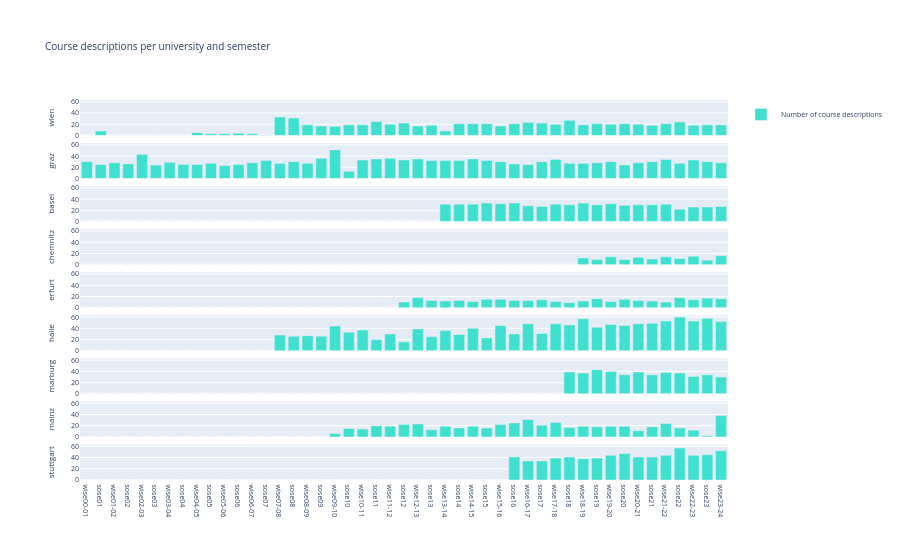

Source (notebook cell):
### Markdown cell above
# Figure 2 (only course descriptions)

### Code cell
columns = [col for col in df.columns if "semester" not in col and "Titel" not in col]
fig = make_subplots(rows=len(columns), cols=1, shared_xaxes=True, vertical_spacing=0.02, shared_yaxes='all')

rowcounter = 1

for col in columns:
    if rowcounter > 1:
        show_legend = False
    else:
        show_legend = True
    
    stadt = col.split("_")[1]
    name = "Number of course descriptions"
    color="turquoise"
    
    fig.add_bar(
        x=df.semester.to_list(),
        y=df[col].to_list(),
        marker=dict(color=color),
        name=name,
        row=rowcounter, col=1,\
        showlegend= show_legend)
    axis = "yaxis" + str(rowcounter)
    fig['layout'][axis]['title']= stadt
    rowcounter+=1

fig.update_layout(height=600)

fig.update_layout(
    title="Course descriptions per university and semester",
    font=dict(
        size=7,
    ))

fig.write_image("figures/total_numbers2.png", scale=2)
fig.show()

### Figure 1 — Plotly figure (JSON) as saved in the notebook; plotly's stock layout.template omitted (floating-point values rounded to 4 significant figures)
{"data": [{"marker": {"color": "turquoise"}, "name": "Number of course descriptions", "showlegend": true, "type": "bar", "x": ["wise00-01", "sose01", "wise01-02", "sose02", "wise02-03", "sose03", "wise03-04", "sose04", "wise04-05", "sose05", "wise05-06", "sose06", "wise06-07", "sose07", "wise07-08", "sose08", "wise08-09", "sose09", "wise09-10", "sose10", "wise10-11", "sose11", "wise11-12", "sose12", "wise12-13", "sose13", "wise13-14", "sose14", "wise14-15", "sose15", "wise15-16", "sose16", "wise16-17", "sose17", "wise17-18", "sose18", "wise18-19", "sose19", "wise19-20", "sose20", "wise20-21", "sose21", "wise21-22", "sose22", "wise22-23", "sose23", "wise23-24"], "xaxis": "x", "y": [0, 8, 0, 0, 0, 0, 0, 0, 5, 3, 3, 4, 3, 1, 33, 31, 19, 17, 16, 19, 19, 25, 20, 22, 17, 18, 8, 21, 21, 21, 17, 21, 23, 22, 20, 27, 19, 21, 20, 21, 20, 18, 21, 24, 18, 19, 19], "yaxis": "y"}, {"marker": {"color": "turquoise"}, "name": "Number of course descriptions", "showlegend": false, "type": "bar", "x": ["wise00-01", "sose01", "wise01-02", "sose02", "wise02-03", "sose03", "wise03-04", "sose04", "wise04-05", "sose05", "wise05-06", "sose06", "wise06-07", "sose07", "wise07-08", "sose08", "wise08-09", "sose09", "wise09-10", "sose10", "wise10-11", "sose11", "wise11-12", "sose12", "wise12-13", "sose13", "wise13-14", "sose14", "wise14-15", "sose15", "wise15-16", "sose16", "wise16-17", "sose17", "wise17-18", "sose18", "wise18-19", "sose19", "wise19-20", "sose20", "wise20-21", "sose21", "wise21-22", "sose22", "wise22-23", "sose23", "wise23-24"], "xaxis": "x2", "y": [30, 25, 28, 26, 43, 24, 29, 25, 25, 27, 23, 25, 28, 32, 27, 30, 27, 36, 51, 13, 33, 35, 36, 33, 35, 32, 32, 32, 35, 32, 30, 26, 25, 30, 34, 27, 27, 28, 30, 24, 28, 30, 34, 27, 33, 30, 28], "yaxis": "y2"}, {"marker": {"color": "turquoise"}, "name": "Number of course descriptions", "showlegend": false, "type": "bar", "x": ["wise00-01", "sose01", "wise01-02", "sose02", "wise02-03", "sose03", "wise03-04", "sose04", "wise04-05", "sose05", "wise05-06", "sose06", "wise06-07", "sose07", "wise07-08", "sose08", "wise08-09", "sose09", "wise09-10", "sose10", "wise10-11", "sose11", "wise11-12", "sose12", "wise12-13", "sose13", "wise13-14", "sose14", "wise14-15", "sose15", "wise15-16", "sose16", "wise16-17", "sose17", "wise17-18", "sose18", "wise18-19", "sose19", "wise19-20", "sose20", "wise20-21", "sose21", "wise21-22", "sose22", "wise22-23", "sose23", "wise23-24"], "xaxis": "x3", "y": [0, 0, 0, 0, 0, 0, 0, 0, 0, 0, 0, 0, 0, 0, 0, 0, 0, 0, 0, 0, 0, 0, 0, 0, 0, 0, 31, 31, 31, 33, 32, 33, 28, 27, 31, 30, 33, 30, 32, 29, 30, 30, 31, 22, 26, 26, 27], "yaxis": "y3"}, {"marker": {"color": "turquoise"}, "name": "Number of course descriptions", "showlegend": false, "type": "bar", "x": ["wise00-01", "sose01", "wise01-02", "sose02", "wise02-03", "sose03", "wise03-04", "sose04", "wise04-05", "sose05", "wise05-06", "sose06", "wise06-07", "sose07", "wise07-08", "sose08", "wise08-09", "sose09", "wise09-10", "sose10", "wise10-11", "sose11", "wise11-12", "sose12", "wise12-13", "sose13", "wise13-14", "sose14", "wise14-15", "sose15", "wise15-16", "sose16", "wise16-17", "sose17", "wise17-18", "sose18", "wise18-19", "sose19", "wise19-20", "sose20", "wise20-21", "sose21", "wise21-22", "sose22", "wise22-23", "sose23", "wise23-24"], "xaxis": "x4", "y": [0, 0, 0, 0, 0, 0, 0, 0, 0, 0, 0, 0, 0, 0, 0, 0, 0, 0, 0, 0, 0, 0, 0, 0, 0, 0, 0, 0, 0, 0, 0, 0, 0, 0, 0, 0, 12, 9, 14, 9, 13, 10, 14, 11, 15, 8, 16], "yaxis": "y4"}, {"marker": {"color": "turquoise"}, "name": "Number of course descriptions", "showlegend": false, "type": "bar", "x": ["wise00-01", "sose01", "wise01-02", "sose02", "wise02-03", "sose03", "wise03-04", "sose04", "wise04-05", "sose05", "wise05-06", "sose06", "wise06-07", "sose07", "wise07-08", "sose08", "wise08-09", "sose09", "wise09-10", "sose10", "wise10-11", "sose11", "wise11-12", "sose12", "wise12-13", "sose13", "wise13-14", "sose14", "wise14-15", "sose15", "wise15-16", "sose16", "wise16-17", "sose17", "wise17-18", "sose18", "wise18-19", "sose19", "wise19-20", "sose20", "wise20-21", "sose21", "wise21-22", "sose22", "wise22-23", "sose23", "wise23-24"], "xaxis": "x5", "y": [0, 0, 0, 0, 0, 0, 0, 0, 0, 0, 0, 0, 0, 0, 0, 0, 0, 0, 0, 0, 0, 0, 0, 10, 18, 13, 12, 13, 11, 15, 15, 13, 13, 14, 11, 9, 12, 16, 11, 15, 13, 12, 10, 18, 14, 17, 16], "yaxis": "y5"}, {"marker": {"color": "turquoise"}, "name": "Number of course descriptions", "showlegend": false, "type": "bar", "x": ["wise00-01", "sose01", "wise01-02", "sose02", "wise02-03", "sose03", "wise03-04", "sose04", "wise04-05", "sose05", "wise05-06", "sose06", "wise06-07", "sose07", "wise07-08", "sose08", "wise08-09", "sose09", "wise09-10", "sose10", "wise10-11", "sose11", "wise11-12", "sose12", "wise12-13", "sose13", "wise13-14", "sose14", "wise14-15", "sose15", "wise15-16", "sose16", "wise16-17", "sose17", "wise17-18", "sose18", "wise18-19", "sose19", "wise19-20", "sose20", "wise20-21", "sose21", "wise21-22", "sose22", "wise22-23", "sose23", "wise23-24"], "xaxis": "x6", "y": [0, 0, 0, 0, 0, 0, 0, 0, 0, 0, 0, 0, 0, 0, 28, 26, 27, 26, 44, 33, 37, 20, 30, 16, 39, 25, 36, 29, 40, 23, 45, 30, 48, 31, 48, 46, 57, 42, 47, 45, 48, 49, 53, 60, 53, 58, 52], "yaxis": "y6"}, {"marker": {"color": "turquoise"}, "name": "Number of course descriptions", "showlegend": false, "type": "bar", "x": ["wise00-01", "sose01", "wise01-02", "sose02", "wise02-03", "sose03", "wise03-04", "sose04", "wise04-05", "sose05", "wise05-06", "sose06", "wise06-07", "sose07", "wise07-08", "sose08", "wise08-09", "sose09", "wise09-10", "sose10", "wise10-11", "sose11", "wise11-12", "sose12", "wise12-13", "sose13", "wise13-14", "sose14", "wise14-15", "sose15", "wise15-16", "sose16", "wise16-17", "sose17", "wise17-18", "sose18", "wise18-19", "sose19", "wise19-20", "sose20", "wise20-21", "sose21", "wise21-22", "sose22", "wise22-23", "sose23", "wise23-24"], "xaxis": "x7", "y": [0, 0, 0, 0, 0, 0, 0, 0, 0, 0, 0, 0, 0, 0, 0, 0, 0, 0, 0, 0, 0, 0, 0, 0, 0, 0, 0, 0, 0, 0, 0, 0, 0, 0, 0, 39, 37, 43, 40, 34, 39, 34, 38, 37, 31, 34, 30], "yaxis": "y7"}, {"marker": {"color": "turquoise"}, "name": "Number of course descriptions", "showlegend": false, "type": "bar", "x": ["wise00-01", "sose01", "wise01-02", "sose02", "wise02-03", "sose03", "wise03-04", "sose04", "wise04-05", "sose05", "wise05-06", "sose06", "wise06-07", "sose07", "wise07-08", "sose08", "wise08-09", "sose09", "wise09-10", "sose10", "wise10-11", "sose11", "wise11-12", "sose12", "wise12-13", "sose13", "wise13-14", "sose14", "wise14-15", "sose15", "wise15-16", "sose16", "wise16-17", "sose17", "wise17-18", "sose18", "wise18-19", "sose19", "wise19-20", "sose20", "wise20-21", "sose21", "wise21-22", "sose22", "wise22-23", "sose23", "wise23-24"], "xaxis": "x8", "y": [0, 0, 0, 0, 0, 0, 0, 0, 0, 0, 0, 0, 0, 0, 0, 0, 0, 0, 6, 15, 14, 20, 19, 22, 23, 13, 19, 16, 19, 16, 22, 25, 31, 21, 26, 17, 19, 18, 19, 19, 11, 18, 24, 16, 12, 2, 38], "yaxis": "y8"}, {"marker": {"color": "turquoise"}, "name": "Number of course descriptions", "showlegend": false, "type": "bar", "x": ["wise00-01", "sose01", "wise01-02", "sose02", "wise02-03", "sose03", "wise03-04", "sose04", "wise04-05", "sose05", "wise05-06", "sose06", "wise06-07", "sose07", "wise07-08", "sose08", "wise08-09", "sose09", "wise09-10", "sose10", "wise10-11", "sose11", "wise11-12", "sose12", "wise12-13", "sose13", "wise13-14", "sose14", "wise14-15", "sose15", "wise15-16", "sose16", "wise16-17", "sose17", "wise17-18", "sose18", "wise18-19", "sose19", "wise19-20", "sose20", "wise20-21", "sose21", "wise21-22", "sose22", "wise22-23", "sose23", "wise23-24"], "xaxis": "x9", "y": [0, 0, 0, 0, 0, 0, 0, 0, 0, 0, 0, 0, 0, 0, 0, 0, 0, 0, 0, 0, 0, 0, 0, 0, 0, 0, 0, 0, 0, 0, 0, 41, 34, 34, 39, 41, 38, 39, 44, 47, 41, 41, 44, 57, 44, 45, 52], "yaxis": "y9"}], "layout": {"autosize": true, "font": {"size": 7}, "title": {"text": "Course descriptions per university and semester"}, "xaxis": {"anchor": "y", "autorange": true, "domain": [0, 1], "matches": "x9", "range": [-0.5, 46.5], "showticklabels": false, "type": "category"}, "xaxis2": {"anchor": "y2", "autorange": true, "domain": [0, 1], "matches": "x9", "range": [-0.5, 46.5], "showticklabels": false, "type": "category"}, "xaxis3": {"anchor": "y3", "autorange": true, "domain": [0, 1], "matches": "x9", "range": [-0.5, 46.5], "showticklabels": false, "type": "category"}, "xaxis4": {"anchor": "y4", "autorange": true, "domain": [0, 1], "matches": "x9", "range": [-0.5, 46.5], "showticklabels": false, "type": "category"}, "xaxis5": {"anchor": "y5", "autorange": true, "domain": [0, 1], "matches": "x9", "range": [-0.5, 46.5], "showticklabels": false, "type": "category"}, "xaxis6": {"anchor": "y6", "autorange": true, "domain": [0, 1], "matches": "x9", "range": [-0.5, 46.5], "showticklabels": false, "type": "category"}, "xaxis7": {"anchor": "y7", "autorange": true, "domain": [0, 1], "matches": "x9", "range": [-0.5, 46.5], "showticklabels": false, "type": "category"}, "xaxis8": {"anchor": "y8", "autorange": true, "domain": [0, 1], "matches": "x9", "range": [-0.5, 46.5], "showticklabels": false, "type": "category"}, "xaxis9": {"anchor": "y9", "autorange": true, "domain": [0, 1], "range": [-0.5, 46.5], "type": "category"}, "yaxis": {"anchor": "x", "autorange": true, "domain": [0.9067, 1], "matches": "y9", "range": [0, 63.16], "title": {"text": "wien"}, "type": "linear"}, "yaxis2": {"anchor": "x2", "autorange": true, "domain": [0.7933, 0.8867], "matches": "y9", "range": [0, 63.16], "title": {"text": "graz"}, "type": "linear"}, "yaxis3": {"anchor": "x3", "autorange": true, "domain": [0.68, 0.7733], "matches": "y9", "range": [0, 63.16], "title": {"text": "basel"}, "type": "linear"}, "yaxis4": {"anchor": "x4", "autorange": true, "domain": [0.5667, 0.66], "matches": "y9", "range": [0, 63.16], "title": {"text": "chemnitz"}, "type": "linear"}, "yaxis5": {"anchor": "x5", "autorange": true, "domain": [0.4533, 0.5467], "matches": "y9", "range": [0, 63.16], "title": {"text": "erfurt"}, "type": "linear"}, "yaxis6": {"anchor": "x6", "autorange": true, "domain": [0.34, 0.4333], "matches": "y9", "range": [0, 63.16], "title": {"text": "halle"}, "type": "linear"}, "yaxis7": {"anchor": "x7", "autorange": true, "domain": [0.2267, 0.32], "matches": "y9", "range": [0, 63.16], "title": {"text": "marburg"}, "type": "linear"}, "yaxis8": {"anchor": "x8", "autorange": true, "domain": [0.1133, 0.2067], "matches": "y9", "range": [0, 63.16], "title": {"text": "mainz"}, "type": "linear"}, "yaxis9": {"anchor": "x9", "autorange": true, "domain": [0, 0.09333], "range": [0, 63.16], "title": {"text": "stuttgart"}, "type": "linear"}}}
